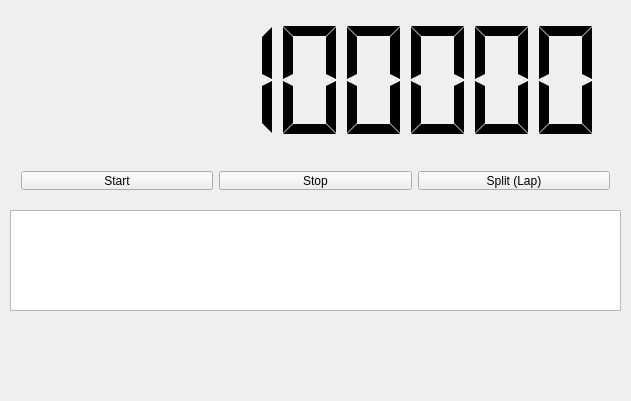
<?xml version="1.0" encoding="UTF-8"?>
<ui version="4.0">
 <class>Widget</class>
 <widget class="QWidget" name="Widget">
  <property name="geometry">
   <rect>
    <x>0</x>
    <y>0</y>
    <width>631</width>
    <height>401</height>
   </rect>
  </property>
  <property name="sizePolicy">
   <sizepolicy hsizetype="Fixed" vsizetype="Fixed">
    <horstretch>0</horstretch>
    <verstretch>0</verstretch>
   </sizepolicy>
  </property>
  <property name="windowTitle">
   <string>Stop Watch</string>
  </property>
  <widget class="QLCDNumber" name="lcdTime">
   <property name="geometry">
    <rect>
     <x>10</x>
     <y>10</y>
     <width>601</width>
     <height>141</height>
    </rect>
   </property>
   <property name="font">
    <font>
     <family>Segoe UI</family>
     <italic>true</italic>
    </font>
   </property>
   <property name="frameShape">
    <enum>QFrame::NoFrame</enum>
   </property>
   <property name="numDigits">
    <number>9</number>
   </property>
   <property name="segmentStyle">
    <enum>QLCDNumber::Flat</enum>
   </property>
   <property name="value" stdset="0">
    <double>888888888.000000000000000</double>
   </property>
   <property name="intValue" stdset="0">
    <number>888888888</number>
   </property>
  </widget>
  <widget class="QLabel" name="logoHWC">
   <property name="geometry">
    <rect>
     <x>240</x>
     <y>320</y>
     <width>151</width>
     <height>71</height>
    </rect>
   </property>
   <property name="text">
    <string/>
   </property>
   <property name="pixmap">
    <pixmap resource="resources.qrc">:/logo.png</pixmap>
   </property>
   <property name="scaledContents">
    <bool>true</bool>
   </property>
  </widget>
  <widget class="QTextBrowser" name="txtLog">
   <property name="geometry">
    <rect>
     <x>10</x>
     <y>210</y>
     <width>611</width>
     <height>101</height>
    </rect>
   </property>
   <property name="openLinks">
    <bool>false</bool>
   </property>
  </widget>
  <widget class="QWidget" name="">
   <property name="geometry">
    <rect>
     <x>10</x>
     <y>160</y>
     <width>611</width>
     <height>41</height>
    </rect>
   </property>
   <layout class="QGridLayout" name="gridLayout">
    <item row="0" column="1">
     <widget class="QPushButton" name="btnStop">
      <property name="sizePolicy">
       <sizepolicy hsizetype="Minimum" vsizetype="Expanding">
        <horstretch>0</horstretch>
        <verstretch>0</verstretch>
       </sizepolicy>
      </property>
      <property name="text">
       <string>Stop</string>
      </property>
     </widget>
    </item>
    <item row="0" column="0">
     <widget class="QPushButton" name="btnStart">
      <property name="sizePolicy">
       <sizepolicy hsizetype="Minimum" vsizetype="Expanding">
        <horstretch>0</horstretch>
        <verstretch>0</verstretch>
       </sizepolicy>
      </property>
      <property name="text">
       <string>Start</string>
      </property>
     </widget>
    </item>
    <item row="0" column="2">
     <widget class="QPushButton" name="btnSplit">
      <property name="sizePolicy">
       <sizepolicy hsizetype="Minimum" vsizetype="Expanding">
        <horstretch>0</horstretch>
        <verstretch>0</verstretch>
       </sizepolicy>
      </property>
      <property name="text">
       <string>Split (Lap)</string>
      </property>
     </widget>
    </item>
   </layout>
  </widget>
 </widget>
 <layoutdefault spacing="6" margin="11"/>
 <resources>
  <include location="resources.qrc"/>
 </resources>
 <connections/>
</ui>
